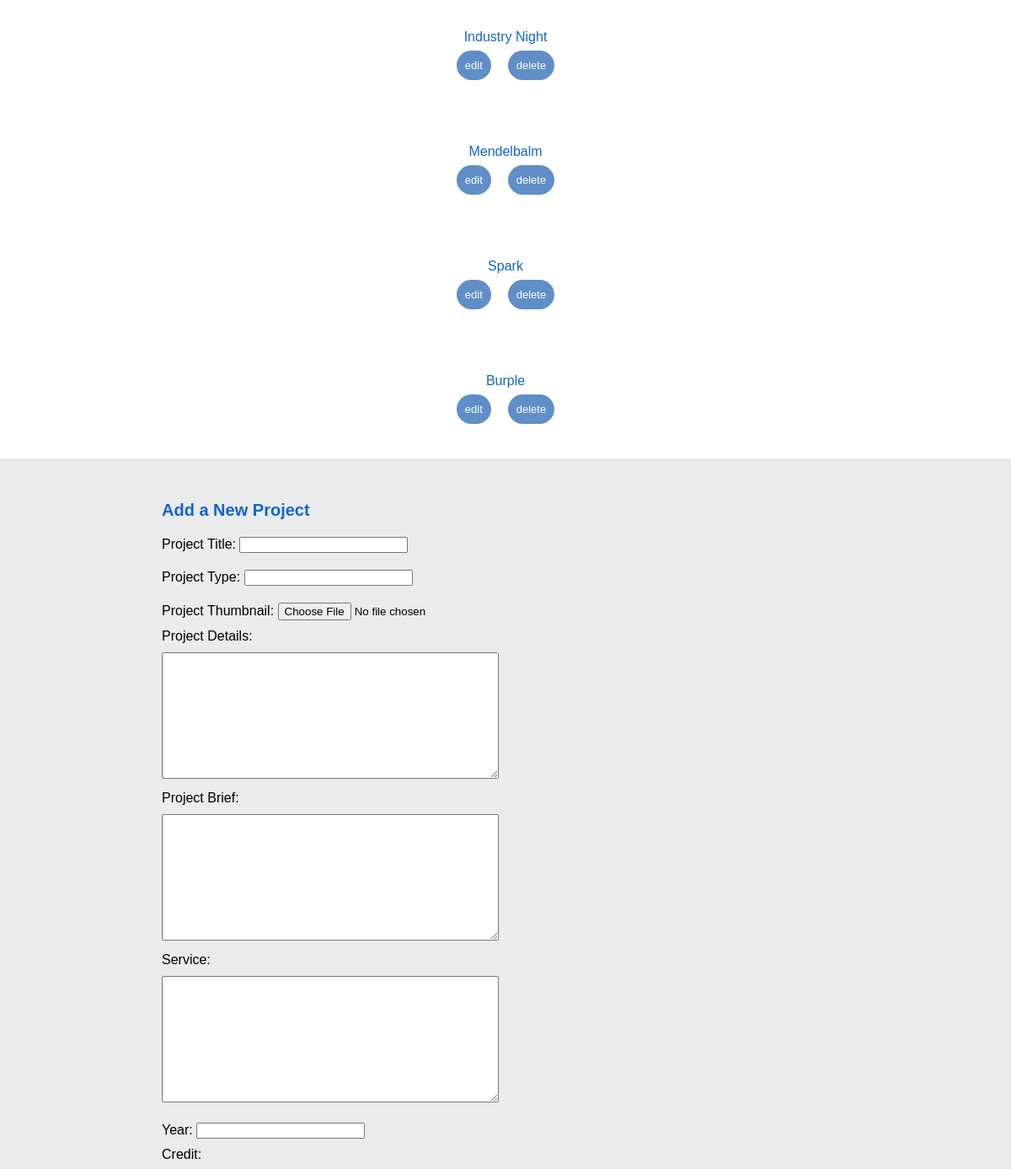
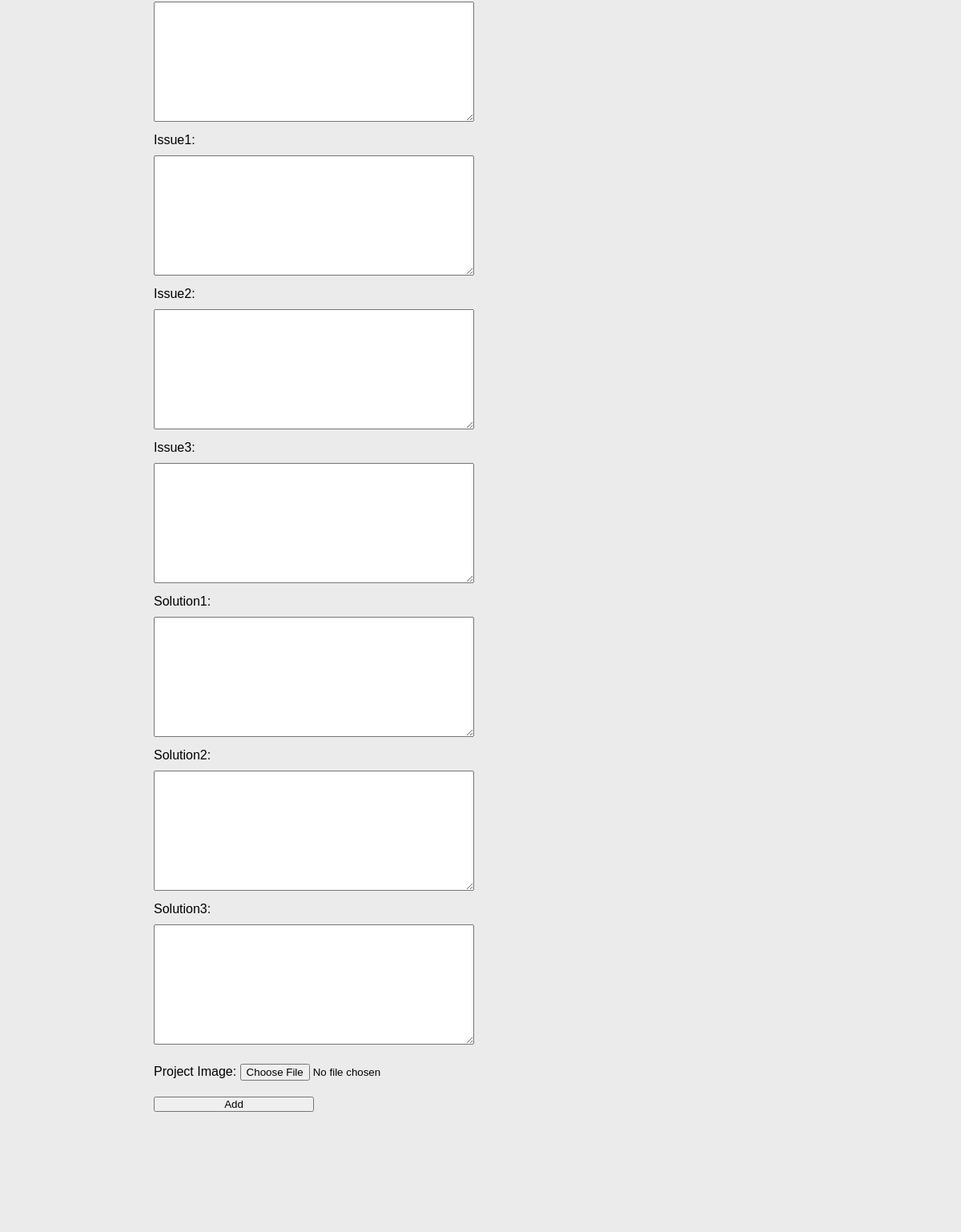
/admin/project_list.php (signed in), run on the app's committed database (2 pictures, top to bottom).
### tables this page shows
CREATE TABLE projects (
  id int UNSIGNED NOT NULL,
  title varchar(100) NOT NULL,
  main varchar(500) NOT NULL,
  thumbnail varchar(500) NOT NULL,
  details varchar(2000) NOT NULL,
  brief varchar(200) NOT NULL,
  service varchar(500) NOT NULL,
  year varchar(50) NOT NULL,
  credit varchar(500) NOT NULL,
  issue1 varchar(2000) NOT NULL,
  issue2 varchar(2000) NOT NULL,
  issue3 varchar(2000) NOT NULL,
  solution1 varchar(2000) NOT NULL,
  solution2 varchar(2000) NOT NULL,
  solution3 varchar(2000) NOT NULL
);

### admin/project_list.php (the view, shortened to what this page needs)
<!DOCTYPE html>
<html lang="en">
    <?php
    require_once('../includes/connect_local.php');
    $stmt = $connection->prepare('SELECT id, title FROM projects ORDER BY id ASC');
    $stmt->execute();
    ?>
    <head>
        <link rel="stylesheet" href="../css/main.css" type="text/css">
    </head>
    <body>
        <?php
        while($row = $stmt->fetch(PDO::FETCH_ASSOC)) {
            echo  '<div id="project-record">
            <p class="project-list">'.$row['title'].'</p>
            <a href="edit_project_form.php?id='.$row['id'].'">edit</a>'.
            '<a href="delete_project.php?id='.$row['id'].'">delete</a></p>
            </div>';
        }
        ?>
        <div id="add">
        <h3>Add a New Project</h3>
        <form id="add-project" action="add_project.php" method="POST" enctype="multipart/form-data">
            <label for="title">Project Title:</label>
            <input name="title" type="text" required>
            <br>
            <label for="main">Project Type:</label>
            <input name="main" type="text" required>
            <br>
            <label for="thumbnail">Project Thumbnail:</label>
            <input name="thumbnail" type="file" id="uploaded" required>
            <br>
            <label for="details">Project Details:</label><br>
            <textarea name="details" type="text" required></textarea>
            <br>
            <label for="brief">Project Brief:</label><br>
            <textarea name="brief" type="text" required></textarea>
            <br>
            <label for="service">Service:</label><br>
            <textarea name="service" type="text" required></textarea>
            <br>
            <label for="year">Year:</label>
            <input name="year" type="text" required>
            <br>
            <label for="credit">Credit:</label><br>
            <textarea name="credit" type="text" required></textarea>
            <br>
            <label for="issue1">Issue1:</label><br>
            <textarea name="issue1" type="text" required></textarea><br>
            <label for="issue2">Issue2:</label><br>
            <textarea name="issue2" type="text" required></textarea><br>
            <label for="issue3">Issue3:</label><br>
            <textarea name="issue3" type="text" required></textarea><br>
            <label for="solution1">Solution1:</label><br>
            <textarea name="solution1" type="text" required></textarea><br>
            <label for="solution2">Solution2:</label><br>
            <textarea name="solution2" type="text" required></textarea><br>
            <label for="solution3">Solution3:</label><br>
            <textarea name="solution3" type="text" required></textarea><br>
            <label for="image">Project Image:</label>
            <input name="image" type="file"><br>
            <input name="submit" type="submit" value="Add">
        </form>
        </div>
    </body>
</html>

### css/main.css (style rules this page uses)
* { margin:0;padding:0;box-sizing:border-box }
p,h1,h2,h3,h4,h5 { margin:0px;padding:0px }
body { margin:0px;padding:0px;position:relative;justify-items:center;align-self:center;overflow-x:hidden;width:100%;display:grid;place-items:center }
html { font-family:"Lucida Grande","Lunasima",sans-serif;box-sizing:border-box;margin:0;overflow-x:hidden;width:100% }
h2,h3,h4,h5,h6,p { color:#1065cb }
a { text-decoration:none }
#project-record { width:50%;height:auto;padding:10px;margin:10px 0;text-align:center }
#project-record p { padding:15px 0 }
#project-record a { margin:0 10px;width:60px;padding:10px;background-color:#608ec6;border-radius:20px;color:#fff;font-size:13px }
#add { margin:50px 0;background-color:#ebebeb;width:100%;height:100%;padding-left:16%;padding-top:40px;padding-bottom:40px }
#add h3 { padding:10px 0;font-size:20px }
#add label,#add input,#add textarea { margin:10px 0 }
#add textarea { width:400px;height:150px }
#add input { width:200px }

### data on the page
projects: title "Industry Night"
projects: title "Mendelbalm"
projects: title "Spark"
projects: title "Burple"
